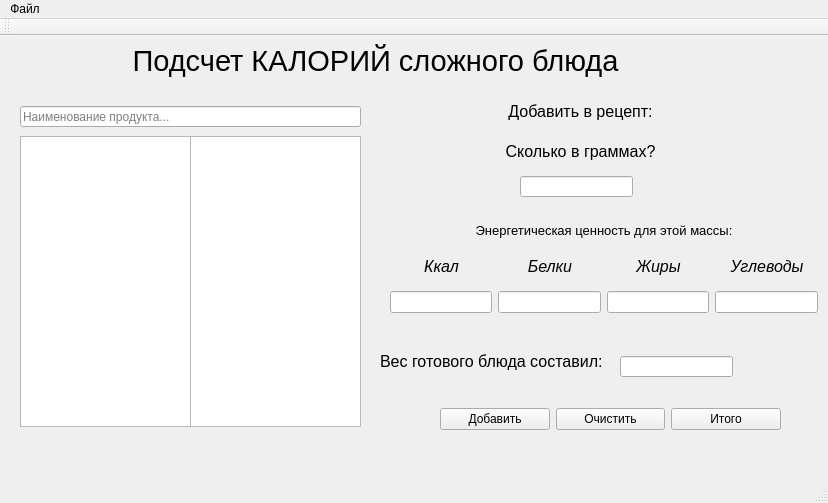
<?xml version="1.0" encoding="UTF-8"?>
<ui version="4.0">
 <class>SecondWindow</class>
 <widget class="QMainWindow" name="SecondWindow">
  <property name="geometry">
   <rect>
    <x>0</x>
    <y>0</y>
    <width>828</width>
    <height>503</height>
   </rect>
  </property>
  <property name="windowTitle">
   <string>MainWindow</string>
  </property>
  <widget class="QWidget" name="centralwidget">
   <widget class="QLineEdit" name="searchLine">
    <property name="geometry">
     <rect>
      <x>20</x>
      <y>70</y>
      <width>341</width>
      <height>21</height>
     </rect>
    </property>
    <property name="placeholderText">
     <string>Наименование продукта...</string>
    </property>
    <property name="clearButtonEnabled">
     <bool>true</bool>
    </property>
   </widget>
   <widget class="QListWidget" name="wordList">
    <property name="geometry">
     <rect>
      <x>20</x>
      <y>100</y>
      <width>171</width>
      <height>291</height>
     </rect>
    </property>
    <property name="sizePolicy">
     <sizepolicy hsizetype="Preferred" vsizetype="Preferred">
      <horstretch>0</horstretch>
      <verstretch>0</verstretch>
     </sizepolicy>
    </property>
   </widget>
   <widget class="QLabel" name="label">
    <property name="geometry">
     <rect>
      <x>130</x>
      <y>0</y>
      <width>491</width>
      <height>51</height>
     </rect>
    </property>
    <property name="font">
     <font>
      <pointsize>22</pointsize>
     </font>
    </property>
    <property name="frameShape">
     <enum>QFrame::NoFrame</enum>
    </property>
    <property name="text">
     <string>&lt;html&gt;&lt;head/&gt;&lt;body&gt;&lt;p align=&quot;center&quot;&gt;Подсчет КАЛОРИЙ сложного блюда&lt;/p&gt;&lt;/body&gt;&lt;/html&gt;</string>
    </property>
   </widget>
   <widget class="QLineEdit" name="weightLine">
    <property name="geometry">
     <rect>
      <x>520</x>
      <y>140</y>
      <width>113</width>
      <height>21</height>
     </rect>
    </property>
   </widget>
   <widget class="QLabel" name="label_2">
    <property name="geometry">
     <rect>
      <x>470</x>
      <y>100</y>
      <width>221</width>
      <height>31</height>
     </rect>
    </property>
    <property name="font">
     <font>
      <pointsize>12</pointsize>
     </font>
    </property>
    <property name="text">
     <string>&lt;html&gt;&lt;head/&gt;&lt;body&gt;&lt;p align=&quot;center&quot;&gt;Сколько в граммах?&lt;/p&gt;&lt;/body&gt;&lt;/html&gt;</string>
    </property>
   </widget>
   <widget class="QLabel" name="label_8">
    <property name="geometry">
     <rect>
      <x>470</x>
      <y>60</y>
      <width>221</width>
      <height>31</height>
     </rect>
    </property>
    <property name="font">
     <font>
      <pointsize>12</pointsize>
     </font>
    </property>
    <property name="text">
     <string>&lt;html&gt;&lt;head/&gt;&lt;body&gt;&lt;p align=&quot;center&quot;&gt;Добавить в рецепт:&lt;/p&gt;&lt;/body&gt;&lt;/html&gt;</string>
    </property>
   </widget>
   <widget class="QPlainTextEdit" name="translationArea">
    <property name="geometry">
     <rect>
      <x>190</x>
      <y>100</y>
      <width>171</width>
      <height>291</height>
     </rect>
    </property>
    <property name="sizePolicy">
     <sizepolicy hsizetype="Preferred" vsizetype="Preferred">
      <horstretch>0</horstretch>
      <verstretch>0</verstretch>
     </sizepolicy>
    </property>
   </widget>
   <widget class="QLineEdit" name="UTOG">
    <property name="geometry">
     <rect>
      <x>620</x>
      <y>320</y>
      <width>113</width>
      <height>21</height>
     </rect>
    </property>
   </widget>
   <widget class="QLabel" name="label_9">
    <property name="geometry">
     <rect>
      <x>380</x>
      <y>310</y>
      <width>221</width>
      <height>31</height>
     </rect>
    </property>
    <property name="font">
     <font>
      <pointsize>12</pointsize>
     </font>
    </property>
    <property name="text">
     <string>&lt;html&gt;&lt;head/&gt;&lt;body&gt;&lt;p align=&quot;center&quot;&gt;Вес готового блюда составил:&lt;/p&gt;&lt;/body&gt;&lt;/html&gt;</string>
    </property>
   </widget>
   <widget class="QWidget" name="layoutWidget">
    <property name="geometry">
     <rect>
      <x>390</x>
      <y>180</y>
      <width>428</width>
      <height>101</height>
     </rect>
    </property>
    <layout class="QGridLayout" name="gridLayout_2">
     <item row="1" column="0" colspan="4">
      <layout class="QGridLayout" name="gridLayout">
       <item row="0" column="3">
        <widget class="QLabel" name="label_7">
         <property name="font">
          <font>
           <pointsize>12</pointsize>
          </font>
         </property>
         <property name="text">
          <string>&lt;html&gt;&lt;head/&gt;&lt;body&gt;&lt;p align=&quot;center&quot;&gt;&lt;span style=&quot; font-style:italic;&quot;&gt;Углеводы&lt;/span&gt;&lt;/p&gt;&lt;/body&gt;&lt;/html&gt;</string>
         </property>
        </widget>
       </item>
       <item row="0" column="2">
        <widget class="QLabel" name="label_6">
         <property name="font">
          <font>
           <pointsize>12</pointsize>
          </font>
         </property>
         <property name="text">
          <string>&lt;html&gt;&lt;head/&gt;&lt;body&gt;&lt;p align=&quot;center&quot;&gt;&lt;span style=&quot; font-style:italic;&quot;&gt;Жиры&lt;/span&gt;&lt;/p&gt;&lt;/body&gt;&lt;/html&gt;</string>
         </property>
        </widget>
       </item>
       <item row="0" column="0">
        <widget class="QLabel" name="label_4">
         <property name="font">
          <font>
           <pointsize>12</pointsize>
          </font>
         </property>
         <property name="text">
          <string>&lt;html&gt;&lt;head/&gt;&lt;body&gt;&lt;p align=&quot;center&quot;&gt;&lt;span style=&quot; font-style:italic;&quot;&gt;Ккал&lt;/span&gt;&lt;/p&gt;&lt;/body&gt;&lt;/html&gt;</string>
         </property>
        </widget>
       </item>
       <item row="0" column="1">
        <widget class="QLabel" name="label_5">
         <property name="font">
          <font>
           <pointsize>12</pointsize>
          </font>
         </property>
         <property name="text">
          <string>&lt;html&gt;&lt;head/&gt;&lt;body&gt;&lt;p align=&quot;center&quot;&gt;&lt;span style=&quot; font-style:italic;&quot;&gt;Белки&lt;/span&gt;&lt;/p&gt;&lt;/body&gt;&lt;/html&gt;</string>
         </property>
        </widget>
       </item>
      </layout>
     </item>
     <item row="2" column="0" alignment="Qt::AlignVCenter">
      <widget class="QLineEdit" name="kcal">
       <property name="whatsThis">
        <string>&lt;html&gt;&lt;head/&gt;&lt;body&gt;&lt;p align=&quot;center&quot;&gt;&lt;br/&gt;&lt;/p&gt;&lt;/body&gt;&lt;/html&gt;</string>
       </property>
       <property name="cursorPosition">
        <number>0</number>
       </property>
      </widget>
     </item>
     <item row="2" column="1" alignment="Qt::AlignVCenter">
      <widget class="QLineEdit" name="proteins"/>
     </item>
     <item row="2" column="2" alignment="Qt::AlignVCenter">
      <widget class="QLineEdit" name="fats"/>
     </item>
     <item row="2" column="3" alignment="Qt::AlignVCenter">
      <widget class="QLineEdit" name="carbohydrates"/>
     </item>
     <item row="0" column="0" colspan="4">
      <widget class="QLabel" name="label_3">
       <property name="font">
        <font>
         <pointsize>12</pointsize>
        </font>
       </property>
       <property name="text">
        <string>&lt;html&gt;&lt;head/&gt;&lt;body&gt;&lt;p align=&quot;center&quot;&gt;&lt;span style=&quot; font-size:10pt;&quot;&gt;Энергетическая ценность для этой массы:&lt;/span&gt;&lt;/p&gt;&lt;/body&gt;&lt;/html&gt;</string>
       </property>
      </widget>
     </item>
    </layout>
   </widget>
   <widget class="QWidget" name="layoutWidget">
    <property name="geometry">
     <rect>
      <x>440</x>
      <y>370</y>
      <width>341</width>
      <height>27</height>
     </rect>
    </property>
    <layout class="QGridLayout" name="gridLayout_3">
     <item row="0" column="0">
      <widget class="QPushButton" name="Add">
       <property name="whatsThis">
        <string>&lt;!DOCTYPE HTML PUBLIC &quot;-//W3C//DTD HTML 4.0//EN&quot; &quot;http://www.w3.org/TR/REC-html40/strict.dtd&quot;&gt;
&lt;html&gt;&lt;head&gt;&lt;meta name=&quot;qrichtext&quot; content=&quot;1&quot; /&gt;&lt;style type=&quot;text/css&quot;&gt;
p, li { white-space: pre-wrap; }
&lt;/style&gt;&lt;/head&gt;&lt;body style=&quot; font-family:'MS Shell Dlg 2'; font-size:8pt; font-weight:400; font-style:normal;&quot;&gt;
&lt;p style=&quot;-qt-paragraph-type:empty; margin-top:0px; margin-bottom:0px; margin-left:0px; margin-right:0px; -qt-block-indent:0; text-indent:0px;&quot;&gt;&lt;br /&gt;&lt;/p&gt;&lt;/body&gt;&lt;/html&gt;</string>
       </property>
       <property name="text">
        <string>Добавить</string>
       </property>
      </widget>
     </item>
     <item row="0" column="1">
      <widget class="QPushButton" name="clear">
       <property name="text">
        <string>Очистить</string>
       </property>
      </widget>
     </item>
     <item row="0" column="2">
      <widget class="QPushButton" name="Total">
       <property name="text">
        <string>Итого</string>
       </property>
      </widget>
     </item>
    </layout>
   </widget>
  </widget>
  <widget class="QMenuBar" name="menubar">
   <property name="geometry">
    <rect>
     <x>0</x>
     <y>0</y>
     <width>828</width>
     <height>25</height>
    </rect>
   </property>
   <widget class="QMenu" name="menu">
    <property name="title">
     <string>Файл</string>
    </property>
    <addaction name="action_Open"/>
    <addaction name="separator"/>
    <addaction name="action_Quit"/>
   </widget>
   <addaction name="menu"/>
  </widget>
  <widget class="QStatusBar" name="statusbar"/>
  <widget class="QToolBar" name="toolBar">
   <property name="windowTitle">
    <string>toolBar</string>
   </property>
   <attribute name="toolBarArea">
    <enum>TopToolBarArea</enum>
   </attribute>
   <attribute name="toolBarBreak">
    <bool>false</bool>
   </attribute>
  </widget>
  <action name="action_Quit">
   <property name="text">
    <string>Закрыть</string>
   </property>
   <property name="shortcut">
    <string>Ctrl+Q</string>
   </property>
  </action>
  <action name="action_Open">
   <property name="text">
    <string>Открыть...</string>
   </property>
   <property name="shortcut">
    <string>Ctrl+O</string>
   </property>
  </action>
 </widget>
 <resources/>
 <connections>
  <connection>
   <sender>action_Quit</sender>
   <signal>triggered()</signal>
   <receiver>SecondWindow</receiver>
   <slot>close()</slot>
   <hints>
    <hint type="sourcelabel">
     <x>-1</x>
     <y>-1</y>
    </hint>
    <hint type="destinationlabel">
     <x>399</x>
     <y>299</y>
    </hint>
   </hints>
  </connection>
 </connections>
</ui>
